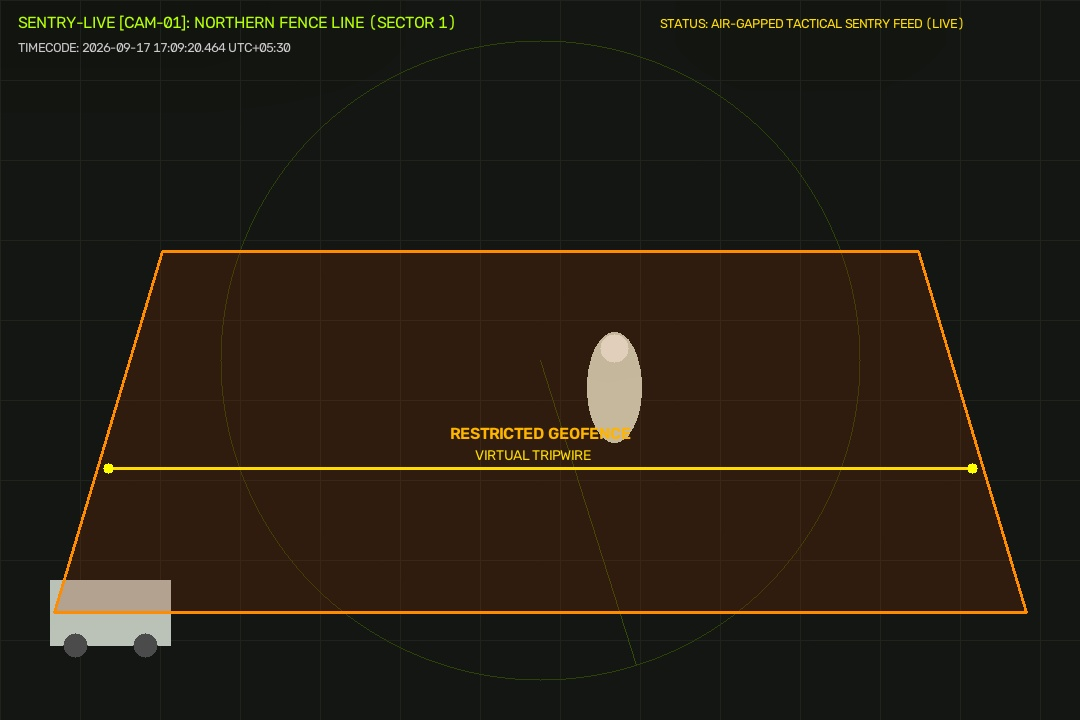
#> input picture data/evidence/EV-20260917_170920-T1_scene.jpg, 1080 x 720 px
$ python -i enhancement.py   (imports and definitions only)
#> lines starting #> are read from the running program, lines starting #| are printed output that depends on the picture
#> further down, picture is the input picture: shape (720, 1080, 3); mean B, G, R 19.6, 30.1, 37.4
import cv2

_CLAHE = cv2.createCLAHE(clipLimit=2.5, tileGridSize=(8, 8))

def apply_clahe(bgr_frame, clip_limit=2.5, grid_size=(8, 8)):
    """Applies CLAHE on the L-channel in LAB space to enhance contrast."""
#> called with clip_limit = 2.5, grid_size = (8, 8)
    lab = cv2.cvtColor(bgr_frame, cv2.COLOR_BGR2LAB)
#> lab: shape (720, 1080, 3); mean of channels 0, 1, 2 29.3, 130.9, 135.5
    l, a, b = cv2.split(lab)
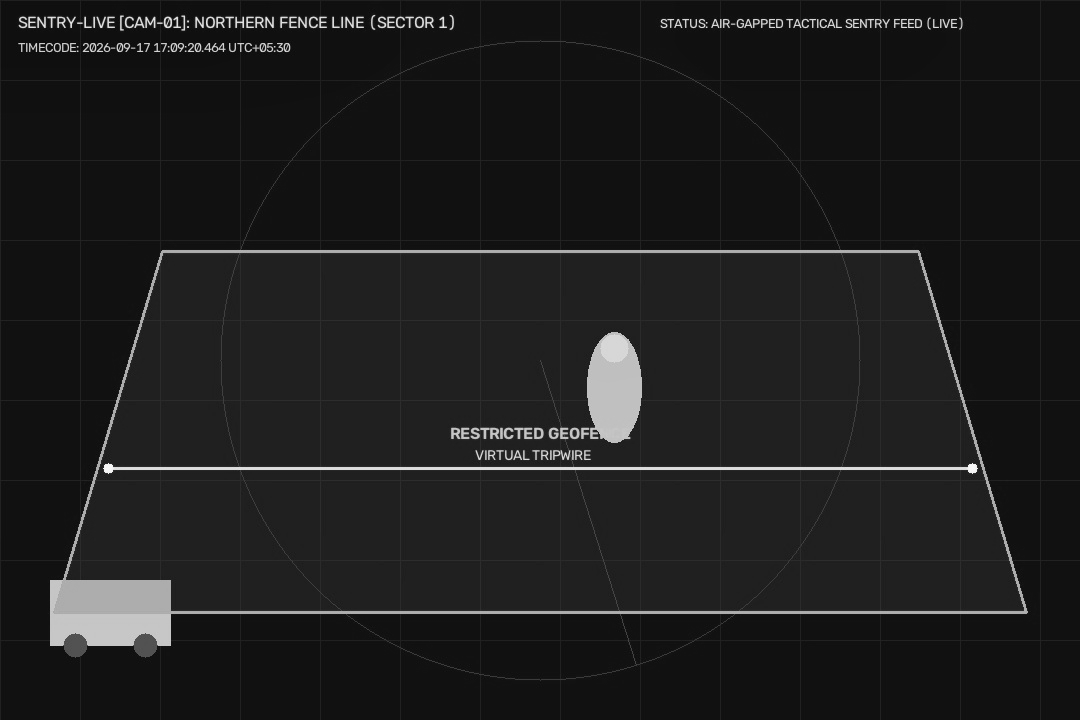
#> l: shape (720, 1080); min 8, max 248, mean 29.3
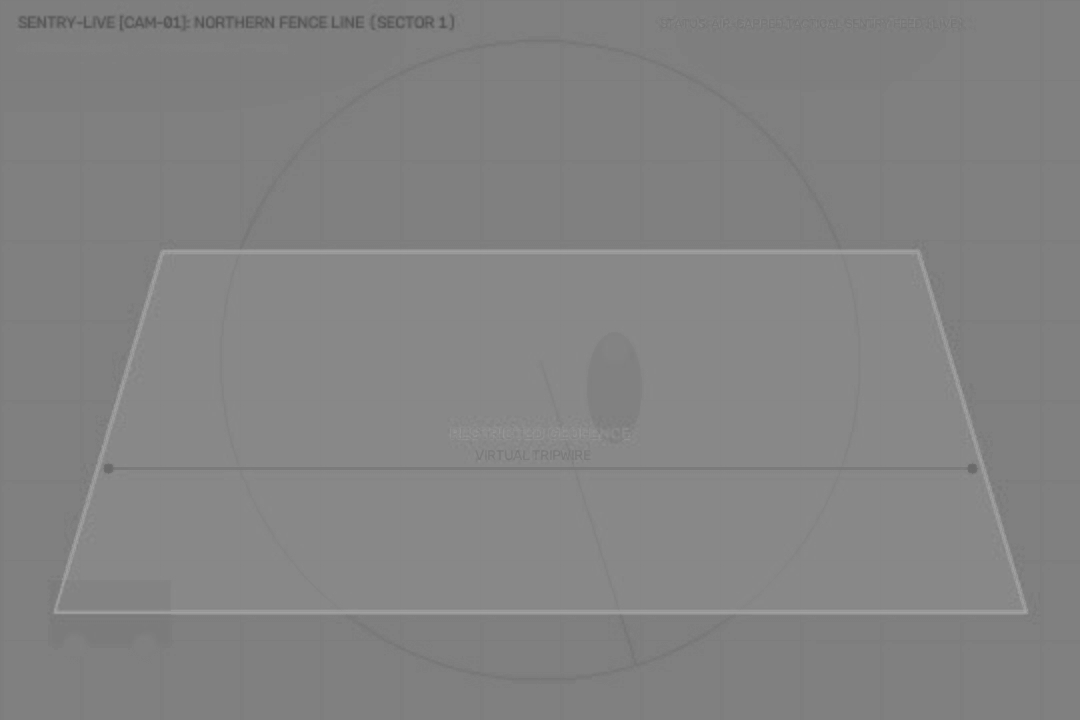
#> a: shape (720, 1080); min 83, max 164, mean 130.9
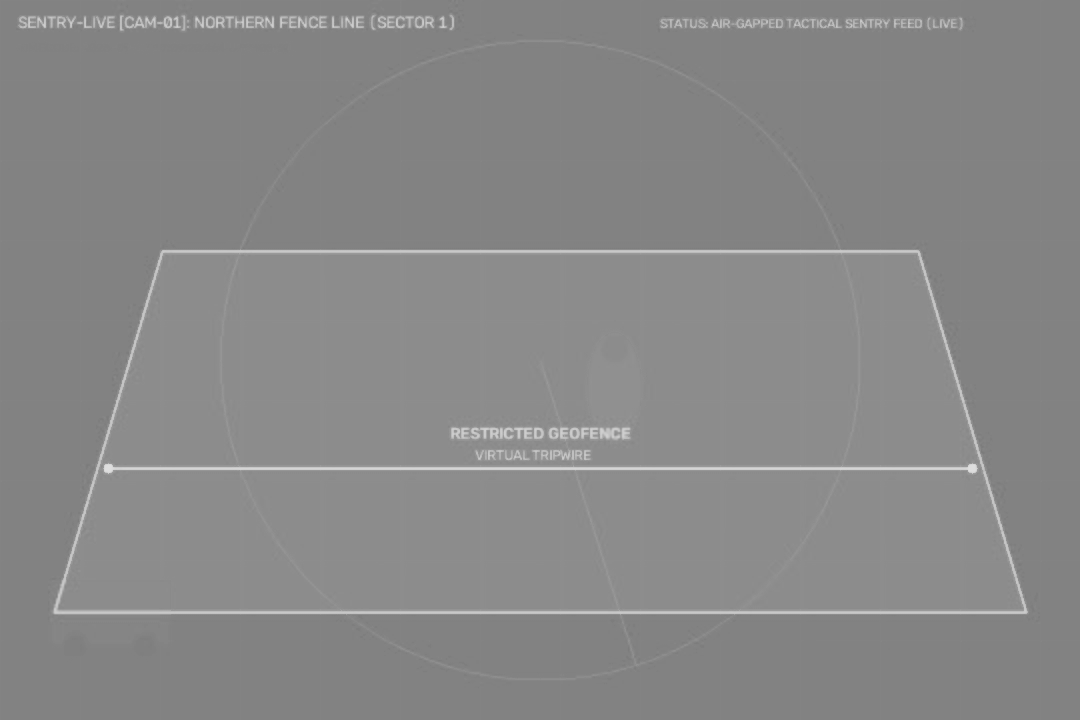
#> b: shape (720, 1080); min 122, max 223, mean 135.5
    clahe = _CLAHE if clip_limit == 2.5 and grid_size == (8, 8) else cv2.createCLAHE(
        clipLimit=clip_limit, tileGridSize=grid_size
    )
    cl = clahe.apply(l)
    merged = cv2.merge((cl, a, b))
#> merged: shape (720, 1080, 3); mean of channels 0, 1, 2 36.5, 130.9, 135.5
    return cv2.cvtColor(merged, cv2.COLOR_LAB2BGR)

>>> import cv2
>>> picture = cv2.imread('../data/evidence/EV-20260917_170920-T1_scene.jpg')
>>> result = apply_clahe(picture)

$ run again, on data/evidence/EV-20260917_182131-T3_scene.jpg
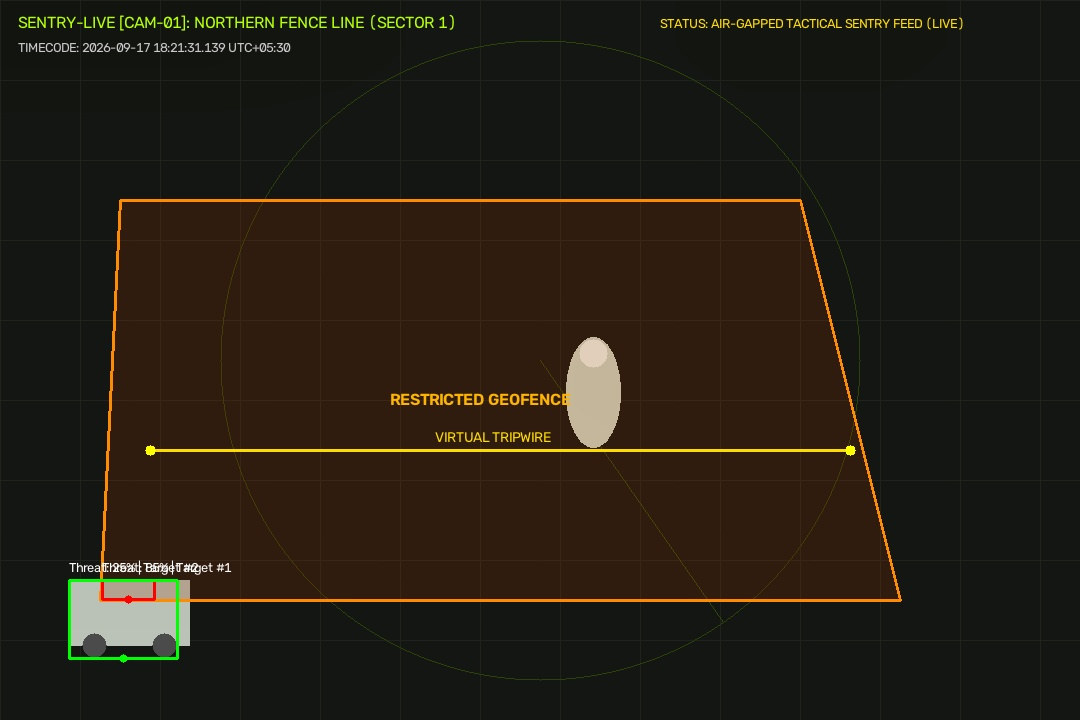
#> input picture data/evidence/EV-20260917_182131-T3_scene.jpg, 1080 x 720 px
#> picture is the input picture: shape (720, 1080, 3); mean B, G, R 19.9, 30.2, 36.7
#> lab: shape (720, 1080, 3); mean of channels 0, 1, 2 29.3, 130.6, 135.3
#> in apply_clahe, `l, a, b = cv2.split(lab)`:
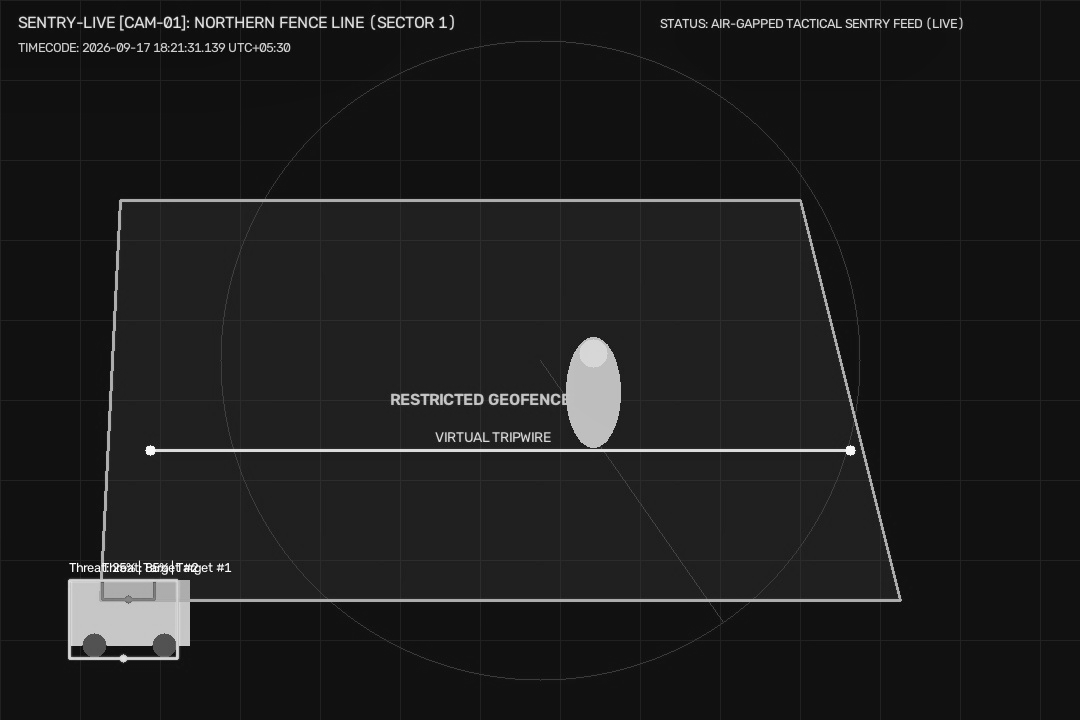
#> l: shape (720, 1080); min 9, max 255, mean 29.3
#> in apply_clahe, `l, a, b = cv2.split(lab)`:
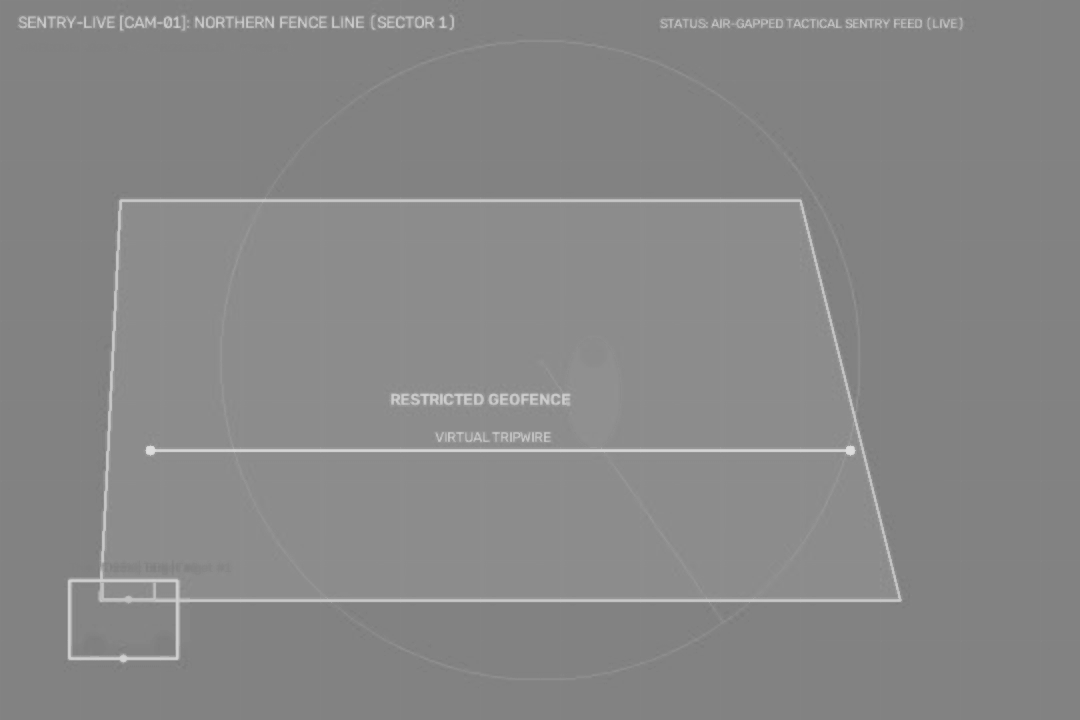
#> b: shape (720, 1080); min 122, max 223, mean 135.3
#> merged: shape (720, 1080, 3); mean of channels 0, 1, 2 36.5, 130.6, 135.3

$ run again, on data/evidence/EV-20260917_183946-T4_scene.jpg
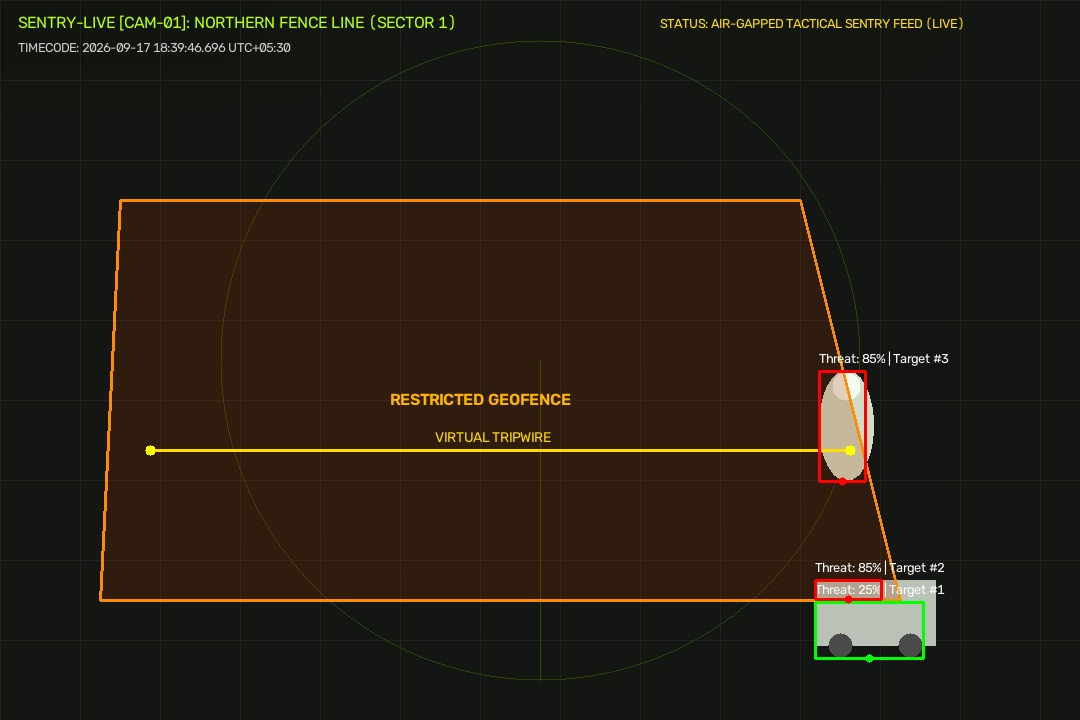
#> input picture data/evidence/EV-20260917_183946-T4_scene.jpg, 1080 x 720 px
#> picture is the input picture: shape (720, 1080, 3); mean B, G, R 19.8, 30.1, 37
#> lab: shape (720, 1080, 3); mean of channels 0, 1, 2 29.3, 130.7, 135.4
#> in apply_clahe, `l, a, b = cv2.split(lab)`:
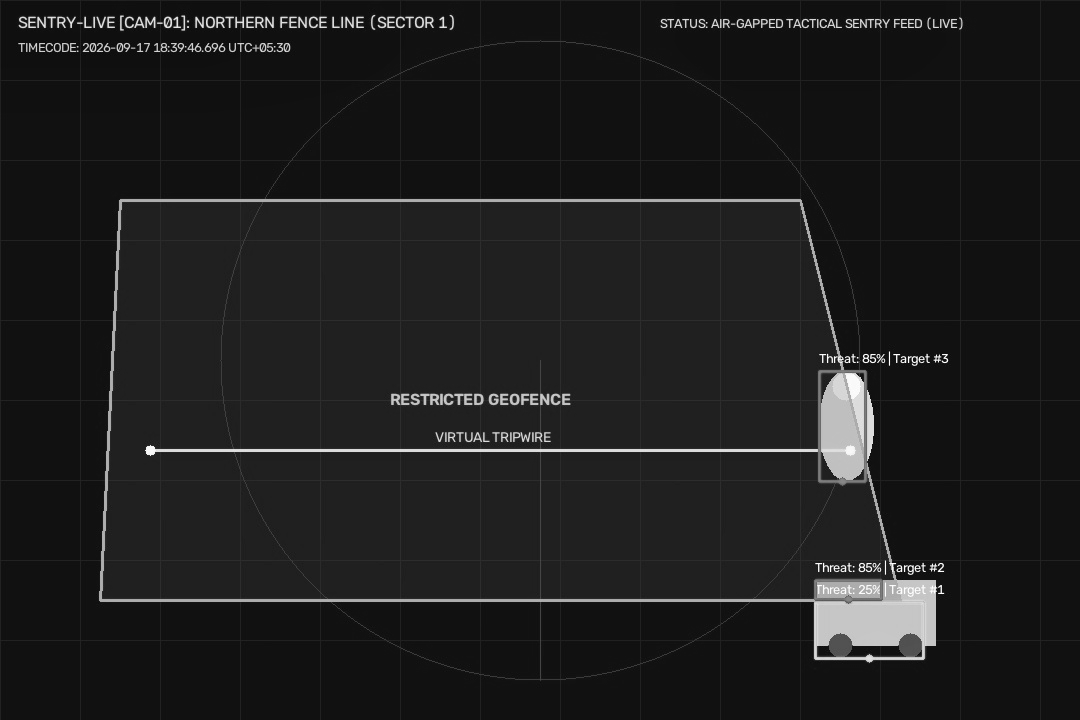
#> l: shape (720, 1080); min 9, max 255, mean 29.3
#> in apply_clahe, `l, a, b = cv2.split(lab)`:
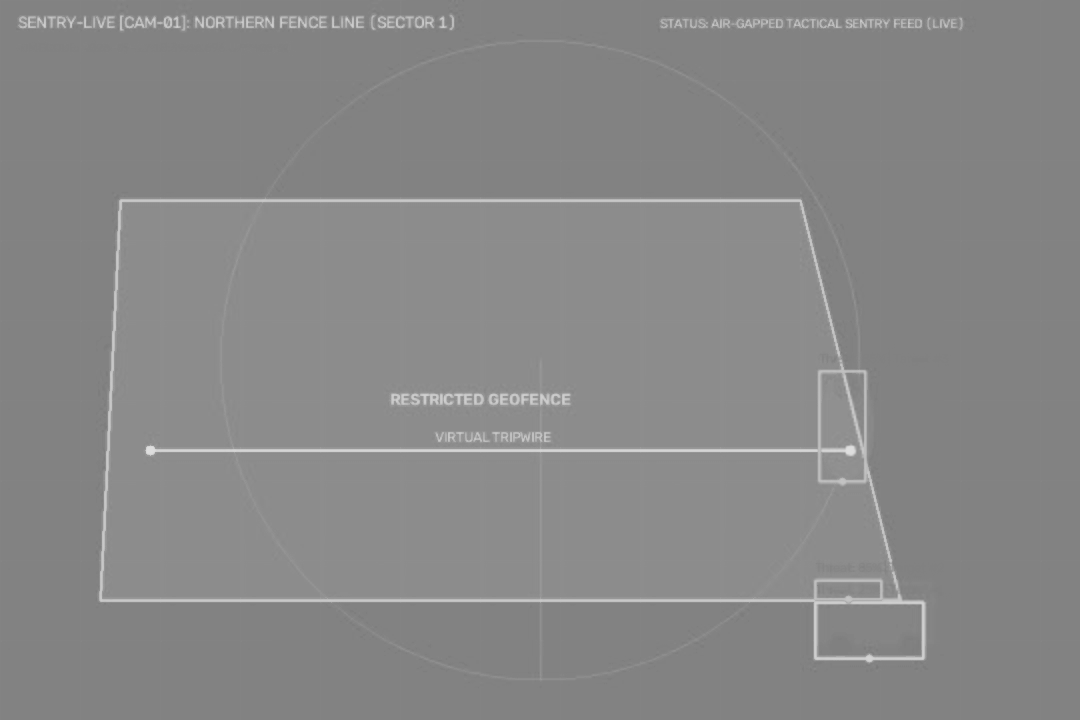
#> b: shape (720, 1080); min 121, max 223, mean 135.4
#> merged: shape (720, 1080, 3); mean of channels 0, 1, 2 36.4, 130.7, 135.4
